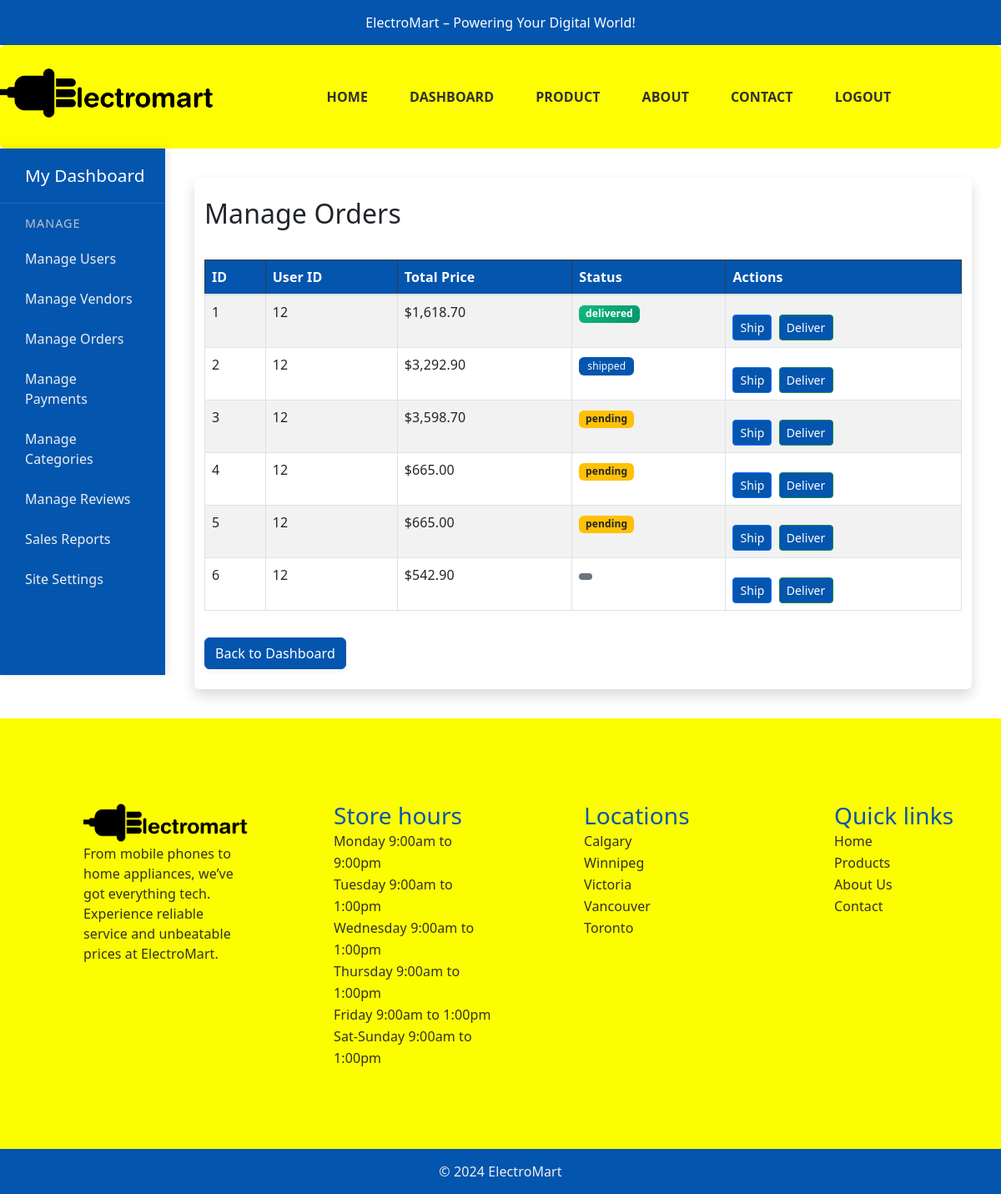
The app's page /admin/manage_orders.php (signed in) with its own data.
### tables this page shows
CREATE TABLE `orders` (
  `id` int(11) NOT NULL,
  `user_id` int(11) NOT NULL,
  `total_price` decimal(10,2) NOT NULL,
  `status` enum('pending','shipped','delivered') DEFAULT 'pending',
  `created_at` timestamp NOT NULL DEFAULT current_timestamp()
);

### admin/manage_orders.php (the view, shortened to what this page needs)
<?php
include "../config/db.php";
$result = $conn->query("SELECT * FROM orders");
?>
<!DOCTYPE html>
<html lang="en">
<head>
    <link href="https://cdn.jsdelivr.net/npm/bootstrap@5.3.0/dist/css/bootstrap.min.css" rel="stylesheet">
    <link rel="stylesheet" href="../public/css/stylesheet.css">
</head>
<body>
<?php include 'header.php'; ?>
<div class="dashboard-container">
    <?php include 'dashboard-sidebar.php'; ?>
    <main class="vendor-main-content">
        <div class="container py-4">
            <h2 class="mb-4">Manage Orders</h2>
            <table class="table table-bordered table-striped align-middle table-manage-products">
                <thead class="table-dark">
                    <tr>
                        <th>ID</th>
                        <th>User ID</th>
                        <th>Total Price</th>
                        <th>Status</th>
                        <th>Actions</th>
                    </tr>
                </thead>
                <tbody>
                    <?php while ($row = $result->fetch_assoc()):
                        $statusClass = strtolower($row['status']);
                    ?>
                    <tr>
                        <td><?php echo htmlspecialchars($row['id']); ?></td>
                        <td><?php echo htmlspecialchars($row['user_id']); ?></td>
                        <td>$<?php echo number_format($row['total_price'], 2); ?></td>
                        <td>
                            <span class="badge
                                <?php
                                    echo match($statusClass) {
                                        'pending' => 'bg-warning text-dark',
                                        'shipped' => 'bg-primary',
                                        'delivered' => 'bg-success',
                                        default => 'bg-secondary'
                                    };
                                ?>">
                                <?php echo htmlspecialchars($row['status']); ?>
                            </span>
                        </td>
                        <td>
                            <a href="update_order.php?id=<?php echo $row['id']; ?>&status=shipped" class="btn btn-sm btn-primary me-1">Ship</a>
                            <a href="update_order.php?id=<?php echo $row['id']; ?>&status=delivered" class="btn btn-sm btn-success">Deliver</a>
                        </td>
                    </tr>
                    <?php endwhile; ?>
                </tbody>
            </table>
            <a href="dashboard.php" class="btn btn-secondary mt-3">Back to Dashboard</a>
        </div>
    </main>
</div>
<?php include 'footer.php'; ?>
</body>
</html>

### records on screen
orders: id "1", user "12", total_price "1,618.70", status "delivered"
orders: id "2", user "12", total_price "3,292.90", status "shipped"
orders: id "3", user "12", total_price "3,598.70", status "pending"
orders: id "4", user "12", total_price "665.00", status "pending"
orders: id "5", user "12", total_price "665.00", status "pending"
orders: id "6", user "12", total_price "542.90"
